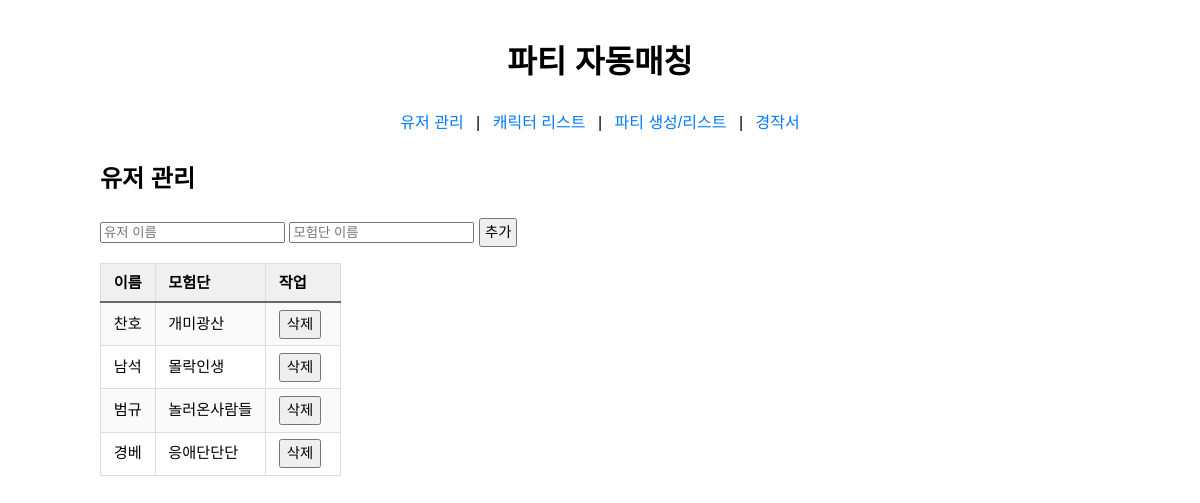
/users/, run on an earlier commit of the app's database.
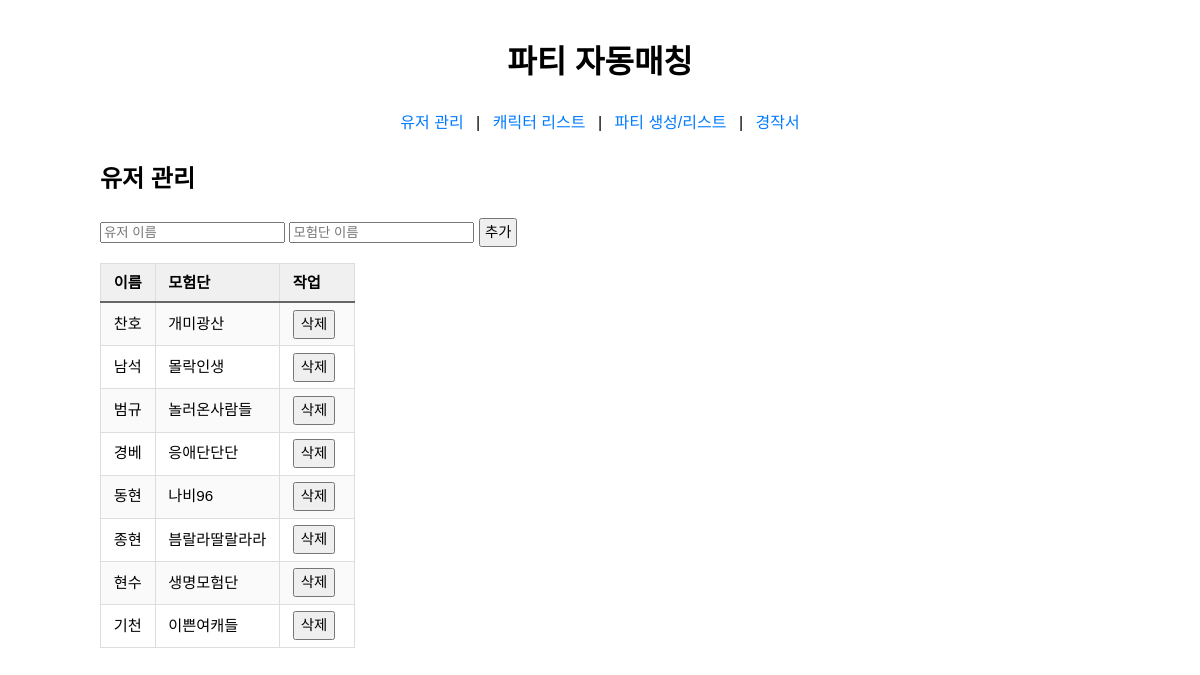
And on a later commit of the database.
### tables this page shows
CREATE TABLE "user_adventure" (
	"idx"	INTEGER,
	"user"	TEXT,
	"adventure"	TEXT,
	PRIMARY KEY("idx" AUTOINCREMENT)
);

### blueprints/users.py (the view)
@users_bp.route('/', methods=['GET'])
def list_users():
    conn = get_db_connection()
    rows = conn.execute(
        'SELECT idx, "user" AS name, adventure FROM user_adventure ORDER BY idx'
    ).fetchall()
    conn.close()
    users = [dict(r) for r in rows]
    return render_template('users.html', users=users, alert=None)

### db.py (called while the page is built)
def get_db_connection():
    db_path = os.path.join(current_app.root_path, 'database', 'DB.sqlite')
    conn = sqlite3.connect(db_path)
    conn.row_factory = sqlite3.Row
    return conn

### templates/users.html (shortened to what this page needs)
{% extends 'base.html' %}
{% block styles %}
  <link rel="stylesheet" href="{{ url_for('static', filename='users.css') }}">
{% endblock %}
{% block content %}
<h2>유저 관리</h2>
<form action="{{ url_for('users.add_user') }}" method="post">
  <input type="text" name="name" placeholder="유저 이름" required>
  <input type="text" name="adventure" placeholder="모험단 이름" required>
  <button type="submit" style="padding:4px 4px; font-size: 0.9rem;">추가</button>
</form>
<table>
  <thead><tr><th>이름</th><th>모험단</th><th>작업</th></tr></thead>
  <tbody>
    {% for u in users %}
    <tr>
      <td>{{ u.name }}</td>
      <td>{{ u.adventure }}</td>
      <td>
        <form action="{{ url_for('users.delete_user') }}" method="post" class="inline-form">
          <button type="submit" style="padding:4px 6px; font-size: 0.9rem;">삭제</button>
        </form>
      </td>
    </tr>
    {% endfor %}
  </tbody>
</table>
{% endblock %}

### templates/base.html (shortened to what this page needs)
<!doctype html>
<html lang="ko">
<head>
  <link rel="stylesheet" href="{{ url_for('static', filename='base.css') }}">
  {% block styles %}{% endblock %}
</head>
<body>
  <header>
    <h1>파티 자동매칭</h1>
    <nav>
      <a href="{{ url_for('users.list_users') }}">유저 관리</a> |
      <a href="{{ url_for('characters.show_characters') }}">캐릭터 리스트</a> |
      <a href="{{ url_for('party.list_and_generate') }}">파티 생성/리스트</a> |
	  <a href="https://docs.google.com/spreadsheets/d/1BRBfMIe5knu2mUB8P8nvjTNmI5S65t5yibbQorYeyC8/edit?usp=sharing" target="_blank">경작서</a>
    </nav>
  </header>
  <main>
    {% block content %}{% endblock %}
  </main>
</body>
</html>

### static/base.css (style rules this page uses)
body { font-family: sans-serif; max-width: 1000px; margin: 0 auto; padding: 1rem; line-height: 1.6; }
header { text-align: center; margin-bottom: 1.5rem; }
nav { margin-top: 0.5rem; }
nav a { margin: 0 0.5rem; text-decoration: none; color: #007bff; }
button { padding: 0.4rem 0.8rem; font-size: 1rem; line-height: 1.2; cursor: pointer; margin-right: 0.25rem; }
.table, table { width: auto; border-collapse: collapse; font-size: 0.9rem; margin-top: 1rem; }
th, td { border: 1px solid #ddd; padding: 0.4rem 0.8rem; text-align: left; white-space: nowrap; }
thead th { background-color: #f0f0f0; border-bottom: 2px solid #666; }
tbody tr:nth-child(odd) { background-color: #fafafa; }
@media (min-width: 1024px) and (max-width: 1919px) { body { max-width: 1000px; padding: 1rem; } }
@media (min-width: 1024px) and (max-width: 1919px) { button { padding: 0.5rem 0.9rem; font-size: 1rem; margin-right: 0.4rem; } }
@media (min-width: 1024px) and (max-width: 1919px) { table { font-size: 0.95rem; } }

### static/users.css (style rules this page uses)
.inline-form { display: inline; }

What changed in the data, as far as the page shows it:
added user_adventure: name "동현", adventure "나비96"
added user_adventure: name "종현", adventure "븜랄라딸랄라라"
added user_adventure: name "현수", adventure "생명모험단"
added user_adventure: name "기천", adventure "이쁜여캐들"
